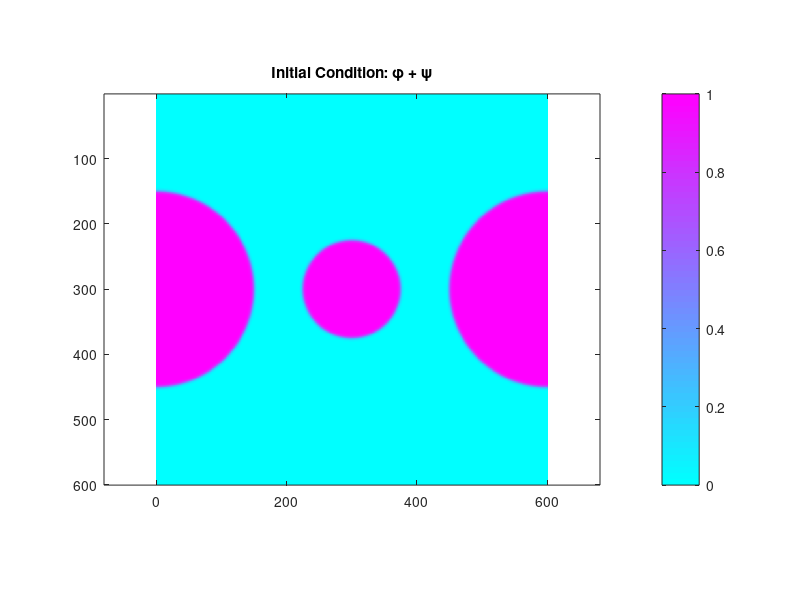

Write the MATLAB code that produced this figure. (Note: this script raises an error after producing the figure.)
% --------------------------
% Parameters
% --------------------------
N = 600;            % Grid size
Nsteps = 100000;     % Total time steps
Nplot = 1000;       % Plot every Nplot steps

% PDE coefficients
k = 1;
sigma = 2.5;
h = 1;
dx = 0.8;
dt = 0.01;
dx2 = dx^2;
lambda = 1;
vx = -0.25;

% --------------------------
% Helper functions
% --------------------------
fprime = @(phi) 8.0 .* phi .* (2 .* phi.^2 - 3 .* phi + 1);
gprime = @(phi) 30.0 .* (phi - 1).^2 .* phi.^2;

laplacian = @(A) (circshift(A, [1 0]) + circshift(A, [-1 0]) + ...
                  circshift(A, [0 1]) + circshift(A, [0 -1]) - 4 * A) / dx2;

% --------------------------
% Initial conditions
% --------------------------
phi = zeros(N); %#ok<PREALL>
phidot = zeros(N);
psi = zeros(N); %#ok<PREALL>
psi_left = zeros(N); %#ok<PREALL>
psi_right = zeros(N); %#ok<PREALL>
psi_left_dot = zeros(N);
psi_right_dot = zeros(N);

[X, Y] = meshgrid(1:N, 1:N);
X = X'; Y = Y'; % To match (i,j) indexing like Python

R = 75;
width = 3;
cx = N/2; cy = N/2;

dist = sqrt((X - cx).^2 + (Y - cy).^2);
phi = 0.5 * (1 - tanh((dist - R) / width));

dist_left = sqrt((X - cx).^2 + (Y - (cy - 300)).^2);
dist_right = sqrt((X - cx).^2 + (Y - (cy + 300)).^2);
psi_left = 0.5 * (1 - tanh((dist_left - 2*R) / width));
psi_right = 0.5 * (1 - tanh((dist_right - 2*R) / width));
psi = psi_left + psi_right;

% --------------------------
% Visualization init
% --------------------------
figure;
imagesc(phi + psi, [0 1]); colormap cool; axis equal tight;
colorbar; title('Initial Condition: φ + ψ');

% --------------------------
% Main loop
% --------------------------
frames = {};

for step_count = 1:Nsteps
     % Calculate p (numerator and denominator)
    lap_phi = laplacian(phi);
    gp_phi = gprime(phi);
    psi_total = psi_left + psi_right;

    numerator = sum(gp_phi .* k .* (sigma * lap_phi - fprime(phi) - lambda * psi_total .* phi), 'all');
    denominator = sum(h * gp_phi.^2, 'all');
    if abs(denominator) > 1e-14
        p = numerator / denominator;
    else
        p = 0.0;
    end

    % Update phidot
    phidot = k * (sigma * lap_phi - fprime(phi) - p * h * gp_phi) - lambda * psi_total .* phi;

    % Approximate drift term
    dpsiL_dx = (circshift(psi_left, [0 -1]) - circshift(psi_left, [0 1])) / (2 * dx);
    dpsiR_dx = (circshift(psi_right, [0 -1]) - circshift(psi_right, [0 1])) / (2 * dx);
    psi_left_dot = vx * dpsiL_dx;
    psi_right_dot = -vx * dpsiR_dx;

    % Euler update
    phi = phi + dt * phidot;
    psi_left = psi_left + dt * psi_left_dot;
    psi_right = psi_right + dt * psi_right_dot;
    psi = psi_left + psi_right;

    % Save frame
    if mod(step_count, Nplot) == 0
        fig = figure('Visible', 'off');
        imagesc(phi + psi, [0 1]); axis equal tight;
        colormap(parula);
        title(sprintf('\\phi + \\psi (step %d)', step_count));
        drawnow;

        % Capture frame
        frame = getframe(fig);
        frames{end+1} = frame.cdata; %#ok<SAGROW>
        close(fig);
    end
end

% --------------------------
% Save GIF
% --------------------------
filename = fullfile(getenv('HOME'), 'phasefield_sim.gif');

for idx = 1:length(frames)
    [A, map] = rgb2ind(frames{idx}, 256); % Convert RGB to indexed
    if idx == 1
        imwrite(A, map, filename, 'gif', 'LoopCount', inf, 'DelayTime', 1/5);
    else
        imwrite(A, map, filename, 'gif', 'WriteMode', 'append', 'DelayTime', 1/5);
    end
end

disp(['✨ GIF saved as ', filename, ' ✨']);

